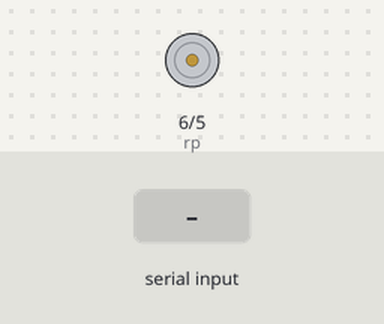
The sketch below on a simulated Arduino Uno, built with avr-gcc and run on an emulated ATmega328P. Shown: motor-driver pin pairs drawn as motors (green arrow = first pin HIGH = forward, orange = second pin HIGH = backward, longer = more drive). The inputs (shaded band) are chosen by the test bench.

Above: at 1.2 s.
1.3 s: "90,45\n" received over Serial
At 3.43 s:
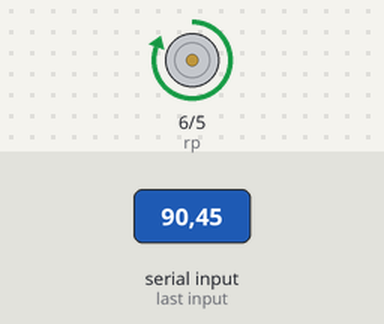
4.3 s: "30,150\n" received over Serial
7.0 s: "90\n" received over Serial
At 7.7 s:
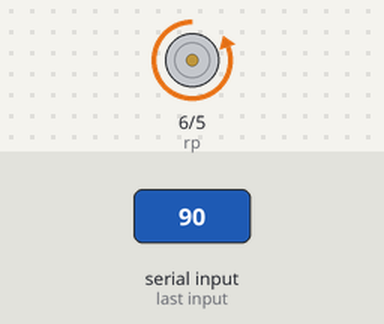
Timing chart, 0 to 14.6 s (numbered marks = the images above; inputs shaded):
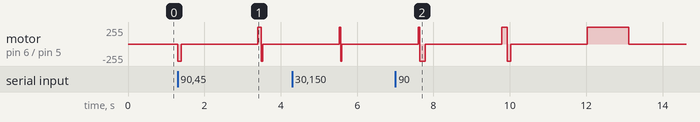

The sketch:

sketch_jan31a.ino
```cpp
int rp=6,rn=5;
void setup()
{
  // put your setup code here, to run once:
  //Serial.begin(9600);
  pinMode(rn,OUTPUT);
  pinMode(rp,OUTPUT);
  Serial.begin(9600);
}

void loop()
{
  int time;
  while(Serial.available()>0)
  {
    time=Serial.parseInt();
    digitalWrite(rn,HIGH);
    digitalWrite(rp,LOW);
    delay(time);
    digitalWrite(rp,LOW);
    digitalWrite(rn,LOW);
    delay(2000);
    digitalWrite(rp,HIGH);
  digitalWrite(rn,LOW);
  delay(time);
  }
  digitalWrite(rp,LOW);
  digitalWrite(rn,LOW);
}
```

Measured:
- after the input at 1.3 s, motor on pin 6 (rp) / pin 5 (rn): stopped → backward 255/255 at once, → stopped 0.09 s later, → forward 255/255 2.0 s later, → stopped 0.09 s later
